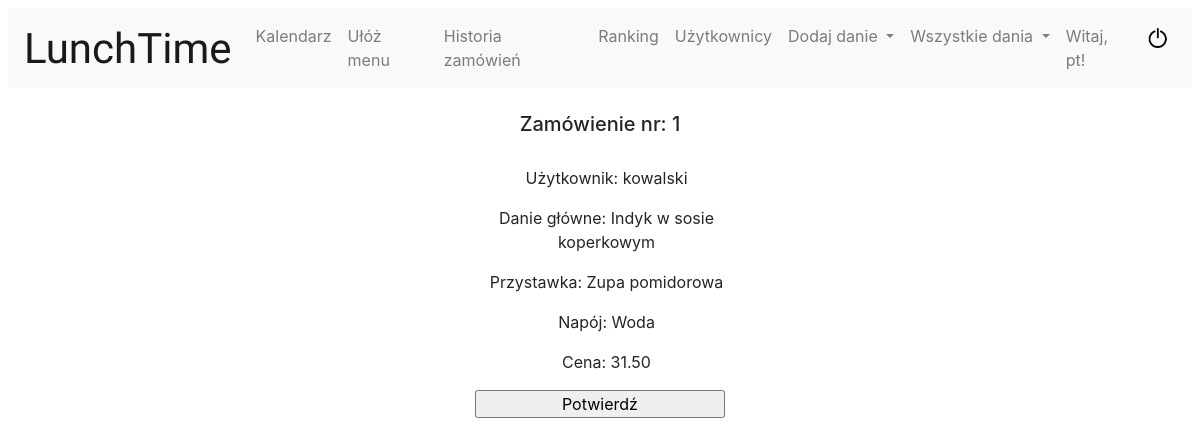
/confirm-order/1 (signed in), run on the app's committed database.
### buy_lunch/models.py (models this page shows, shortened)
class Order(models.Model):
    lunch = models.ForeignKey(Lunch, on_delete=models.CASCADE)
    appetizer = models.ForeignKey(Appetizer, on_delete=models.CASCADE, null=True)
    beverage = models.ForeignKey(Beverages, on_delete=models.CASCADE, null=True)
    final_price = models.DecimalField(decimal_places=2, max_digits=4)
    points = models.ForeignKey('Points', null=True, on_delete=models.CASCADE)
    date = models.DateTimeField(default=datetime.today)
    user = models.ForeignKey(User, on_delete=models.CASCADE)
    discount = models.IntegerField(default=0)
    points_collected = models.IntegerField(default=0)
    ready = models.BooleanField(default=False)

class Lunch(models.Model):
    lunch_name = models.CharField(max_length=300, verbose_name='Nazwa')
    lunch_type = models.IntegerField(choices=LUNCH_TYPE, verbose_name='Typ')
    lunch_price = models.DecimalField(decimal_places=2, max_digits=4, verbose_name='Cena')
    def __str__(self):
        return self.lunch_name

class Appetizer(models.Model):
    appetizer_name = models.CharField(max_length=300, verbose_name='Nazwa')
    appetizer_type = models.IntegerField(choices=APPETIZER_TYPE, verbose_name='Typ')
    appetizer_price = models.DecimalField(decimal_places=2, max_digits=4, verbose_name='Cena')
    def __str__(self):
        return self.appetizer_name

class Beverages(models.Model):
    beverage_name = models.CharField(max_length=100, verbose_name='Nazwa')
    beverage_price = models.DecimalField(decimal_places=2, max_digits=4, verbose_name='Cena')
    def __str__(self):
        return self.beverage_name

### buy_lunch/views.py (the view, shortened to what this page needs)
# urls.py: path('confirm-order/<int:order_id>', OrderConfirm.as_view(), name='confirm-order'),
class OrderConfirm(PermissionView):
    def get(self, request, order_id):
        order = Order.objects.get(id=order_id)
        return render(request, 'confirm_order.html', {'order': order})

### buy_lunch/context_processors.py (called while the page is built)
def points(request):
    if request.user.is_authenticated:
        count_points = Points.objects.filter(user=request.user).aggregate(Sum('amount'))
        all_points = count_points['amount__sum']
    else:
        all_points = 0
    return {
        'points': all_points,
    }

### buy_lunch/templates/confirm_order.html (shortened to what this page needs)
{% extends "base.html" %}
{% load crispy_forms_tags %}
{% block content %}
    <div class="content-section">
    <div class="text-center">
    <h5>Zamówienie nr: {{ order.id }}</h5>
    <form action="{%  url 'confirm-order' order.id %}" method="post" class="form">
        <div class="form-group">
            Użytkownik: {{ order.user }}
        </div>
        <div class="form-group">
            Danie główne: {{ order.lunch }}
        </div>
        <div class="form-group">
             Przystawka: {{ order.appetizer }}
        </div>
        <div class="form-group">
             Napój: {{ order.beverage }}
        </div>
        <div class="form-group">
             Cena: {{ order.final_price }}
        </div>
        <div class="form-group">
            <input type="submit" value="Potwierdź">
        </div>
    </form>
    </div>
    </div>
{% endblock %}

### buy_lunch/templates/base.html (shortened to what this page needs)
<!DOCTYPE html>
<html lang="en">
<head>
    {% load static %}
    {% load bootstrap4 %}
    {% bootstrap_css %}
    <link href="https://cdnjs.cloudflare.com/ajax/libs/fullcalendar/3.1.0/fullcalendar.min.css" rel="stylesheet" />
    <link rel="stylesheet" type="text/css" href="{% static 'css/styles.css' %}">
</head>
<body class="ml-2 mr-2 mt-2" >
<header class="navbar navbar-expand-lg navbar-light bg-light mb-4" id="main-header">
  <a class="navbar-brand app-name" href="{% url 'index' %}">LunchTime</a>
  <div class="collapse navbar-collapse" id="navbarNavDropdown">
{% if user.is_staff %}
    <ul class="navbar-nav mr-auto">
      <li class="nav-item">
        <a class="nav-link" href="{% url 'lunch-calendar' %}">Kalendarz</a>
      </li>
      <li class="nav-item">
        <a class="nav-link" href="{% url 'set-menu' %}">Ułóż menu</a>
      </li>
        <li class="nav-item">
        <a class="nav-link" href="{% url 'all-orders' %}">Historia zamówień</a>
      </li>
        <li class="nav-item">
        <a class="nav-link" href="{% url 'ranking' %}">Ranking</a>
      </li>
        <li class="nav-item">
        <a class="nav-link" href="{% url 'users' %}">Użytkownicy</a>
      </li>
      <li class="nav-item dropdown">
        <a class="nav-link dropdown-toggle" href="#" id="navbarDropdownMenuLink" data-toggle="dropdown" aria-haspopup="true" aria-expanded="false">
          Dodaj danie
        </a>
      </li>
    <li class="nav-item dropdown">
        <a class="nav-link dropdown-toggle" href="#" id="navbarDropdownMenuLink" data-toggle="dropdown" aria-haspopup="true" aria-expanded="false">
          Wszystkie dania
        </a>
      </li>
    </ul>
        {% endif %}
    {% if user.is_authenticated %}
        <ul class="navbar-nav ml-auto">
        <span class="navbar-text mx-2">Witaj, {{ user.username }}!</span>
          <div class="nav-item">
            <a class="nav-link" href="{% url 'logout' %}"><img class="logout" src="/media/power.png"></a>
          </div>
         </ul>
    {% endif %}
  </div>
</header>
        {% block content %}
        {% endblock %}
</body>
</html>

### static/css/styles.css (style rules this page uses)
.app-name { font: 42px 'Cookie', Helvetica, sans-serif; }
#main-header { border: 2px transparent; background-color: lavender; }
.logout { width: 20px; height: 20px; }
.form { margin: 10px auto; max-width: 300px; padding: 20px 12px 10px 25px; }
.form input, select { padding: 0; display: block; justify-content: center; margin: 10px 0 0 0; width: 95%; }

### data on the page
Order: id "1", user "kowalski", lunch "Indyk w sosie koperkowym", appetizer "Zupa pomidorowa", beverage "Woda", final_price "31.50"

### other printed values
{{ user.username }} "pt"
